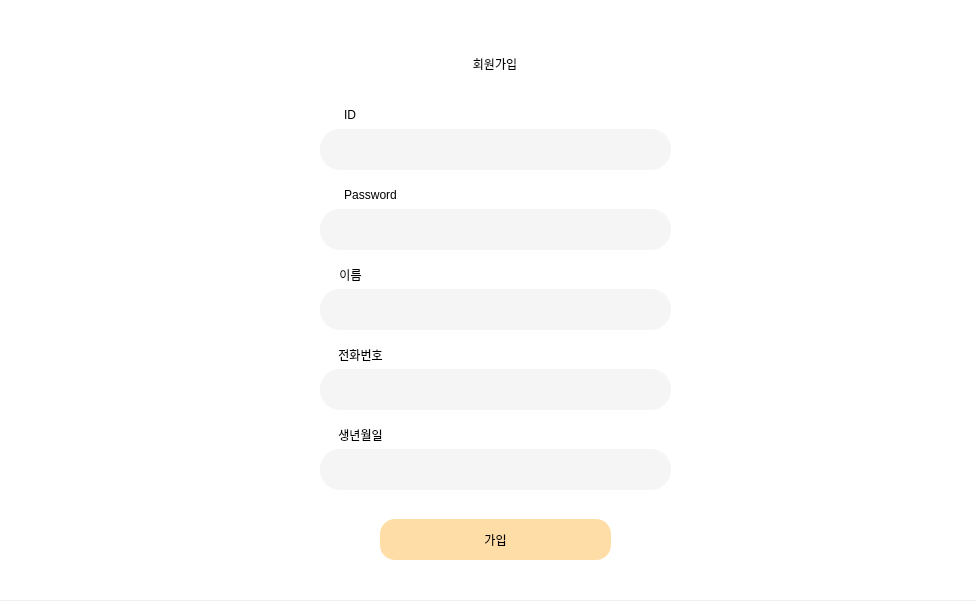
<?xml version="1.0" encoding="UTF-8"?>
<ui version="4.0">
 <class>MainWindow</class>
 <widget class="QMainWindow" name="MainWindow">
  <property name="geometry">
   <rect>
    <x>0</x>
    <y>0</y>
    <width>976</width>
    <height>601</height>
   </rect>
  </property>
  <property name="windowTitle">
   <string>MainWindow</string>
  </property>
  <widget class="QWidget" name="centralwidget">
   <widget class="QFrame" name="frame">
    <property name="geometry">
     <rect>
      <x>0</x>
      <y>0</y>
      <width>1000</width>
      <height>600</height>
     </rect>
    </property>
    <property name="styleSheet">
     <string notr="true">background: white;</string>
    </property>
    <property name="frameShape">
     <enum>QFrame::StyledPanel</enum>
    </property>
    <property name="frameShadow">
     <enum>QFrame::Raised</enum>
    </property>
    <widget class="QFrame" name="frame_3">
     <property name="geometry">
      <rect>
       <x>50</x>
       <y>29</y>
       <width>881</width>
       <height>541</height>
      </rect>
     </property>
     <property name="autoFillBackground">
      <bool>false</bool>
     </property>
     <property name="styleSheet">
      <string notr="true">background: transparent;
border-radius:20px;
</string>
     </property>
     <property name="frameShape">
      <enum>QFrame::StyledPanel</enum>
     </property>
     <property name="frameShadow">
      <enum>QFrame::Raised</enum>
     </property>
     <widget class="QLabel" name="label_JoinLogo">
      <property name="geometry">
       <rect>
        <x>340</x>
        <y>0</y>
        <width>210</width>
        <height>70</height>
       </rect>
      </property>
      <property name="styleSheet">
       <string notr="true">font: 17pt &quot;맑은 고딕&quot;;
background: transparent;
color: rgb(0, 0, 0);</string>
      </property>
      <property name="text">
       <string>회원가입</string>
      </property>
      <property name="textFormat">
       <enum>Qt::AutoText</enum>
      </property>
      <property name="alignment">
       <set>Qt::AlignCenter</set>
      </property>
     </widget>
     <widget class="QLabel" name="label_id">
      <property name="geometry">
       <rect>
        <x>270</x>
        <y>70</y>
        <width>60</width>
        <height>31</height>
       </rect>
      </property>
      <property name="styleSheet">
       <string notr="true">font: 75 9pt &quot;Cascadia Code SemiBold&quot;;</string>
      </property>
      <property name="text">
       <string>ID</string>
      </property>
      <property name="alignment">
       <set>Qt::AlignCenter</set>
      </property>
     </widget>
     <widget class="QLineEdit" name="lineEdit_id">
      <property name="geometry">
       <rect>
        <x>270</x>
        <y>100</y>
        <width>351</width>
        <height>41</height>
       </rect>
      </property>
      <property name="styleSheet">
       <string notr="true">background-color: rgb(245, 245, 245);
font: 75 9pt &quot;Cascadia Code SemiBold&quot;;</string>
      </property>
     </widget>
     <widget class="QLabel" name="label_pw">
      <property name="geometry">
       <rect>
        <x>280</x>
        <y>150</y>
        <width>81</width>
        <height>31</height>
       </rect>
      </property>
      <property name="styleSheet">
       <string notr="true">font: 75 9pt &quot;Cascadia Code SemiBold&quot;;</string>
      </property>
      <property name="text">
       <string>Password</string>
      </property>
      <property name="alignment">
       <set>Qt::AlignCenter</set>
      </property>
     </widget>
     <widget class="QLineEdit" name="lineEdit_pw">
      <property name="geometry">
       <rect>
        <x>270</x>
        <y>180</y>
        <width>351</width>
        <height>41</height>
       </rect>
      </property>
      <property name="styleSheet">
       <string notr="true">background-color: rgb(245, 245, 245);
font: 75 9pt &quot;Cascadia Code SemiBold&quot;;</string>
      </property>
      <property name="echoMode">
       <enum>QLineEdit::Password</enum>
      </property>
     </widget>
     <widget class="QLabel" name="label_name">
      <property name="geometry">
       <rect>
        <x>270</x>
        <y>230</y>
        <width>61</width>
        <height>31</height>
       </rect>
      </property>
      <property name="styleSheet">
       <string notr="true">font: 75 9pt &quot;맑은 고딕&quot;;</string>
      </property>
      <property name="text">
       <string>이름</string>
      </property>
      <property name="alignment">
       <set>Qt::AlignCenter</set>
      </property>
     </widget>
     <widget class="QLineEdit" name="lineEdit_name">
      <property name="geometry">
       <rect>
        <x>270</x>
        <y>260</y>
        <width>351</width>
        <height>41</height>
       </rect>
      </property>
      <property name="styleSheet">
       <string notr="true">background-color: rgb(245, 245, 245);
font: 75 9pt &quot;맑은 고딕&quot;;
</string>
      </property>
     </widget>
     <widget class="QLabel" name="label_addr">
      <property name="geometry">
       <rect>
        <x>280</x>
        <y>310</y>
        <width>61</width>
        <height>31</height>
       </rect>
      </property>
      <property name="styleSheet">
       <string notr="true">font: 75 9pt &quot;맑은 고딕&quot;;</string>
      </property>
      <property name="text">
       <string>전화번호</string>
      </property>
      <property name="alignment">
       <set>Qt::AlignCenter</set>
      </property>
     </widget>
     <widget class="QLineEdit" name="lineEdit_addr">
      <property name="geometry">
       <rect>
        <x>270</x>
        <y>340</y>
        <width>351</width>
        <height>41</height>
       </rect>
      </property>
      <property name="styleSheet">
       <string notr="true">background-color: rgb(245, 245, 245);
font: 75 9pt &quot;맑은 고딕&quot;;
</string>
      </property>
     </widget>
     <widget class="QLabel" name="label_birth">
      <property name="geometry">
       <rect>
        <x>280</x>
        <y>390</y>
        <width>61</width>
        <height>31</height>
       </rect>
      </property>
      <property name="styleSheet">
       <string notr="true">font: 75 9pt &quot;맑은 고딕&quot;;</string>
      </property>
      <property name="text">
       <string>생년월일</string>
      </property>
      <property name="alignment">
       <set>Qt::AlignCenter</set>
      </property>
     </widget>
     <widget class="QLineEdit" name="lineEdit_birth">
      <property name="geometry">
       <rect>
        <x>270</x>
        <y>420</y>
        <width>351</width>
        <height>41</height>
       </rect>
      </property>
      <property name="styleSheet">
       <string notr="true">background-color: rgb(245, 245, 245);
font: 75 9pt &quot;맑은 고딕&quot;;
</string>
      </property>
     </widget>
     <widget class="QPushButton" name="pushButton_JoinJoin">
      <property name="geometry">
       <rect>
        <x>330</x>
        <y>490</y>
        <width>231</width>
        <height>41</height>
       </rect>
      </property>
      <property name="styleSheet">
       <string notr="true">font: 75 11pt &quot;맑은 고딕&quot;;
background-color: rgb(255, 221, 166);
border-radius:15px;
color: rgb(0, 0, 0);</string>
      </property>
      <property name="text">
       <string>가입</string>
      </property>
     </widget>
    </widget>
    <widget class="QLabel" name="label">
     <property name="geometry">
      <rect>
       <x>-50</x>
       <y>-20</y>
       <width>1171</width>
       <height>631</height>
      </rect>
     </property>
     <property name="text">
      <string/>
     </property>
     <property name="pixmap">
      <pixmap>파스텔1.png</pixmap>
     </property>
    </widget>
    <widget class="QLabel" name="label_4">
     <property name="geometry">
      <rect>
       <x>490</x>
       <y>270</y>
       <width>501</width>
       <height>311</height>
      </rect>
     </property>
     <property name="styleSheet">
      <string notr="true">background: transparent;</string>
     </property>
     <property name="text">
      <string/>
     </property>
     <property name="pixmap">
      <pixmap>../이미지/토성중간1.png</pixmap>
     </property>
    </widget>
    <zorder>label</zorder>
    <zorder>frame_3</zorder>
    <zorder>label_4</zorder>
   </widget>
  </widget>
 </widget>
 <resources/>
 <connections/>
</ui>
